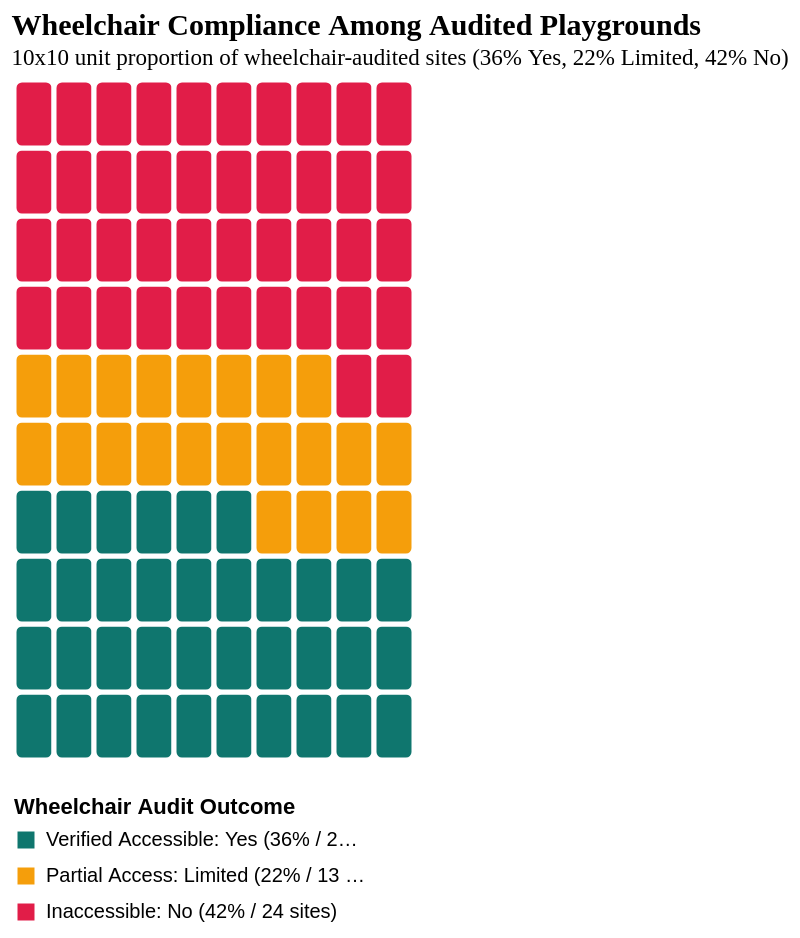

Source (Vega-Lite JSON):
### Vega-Lite specification from a JSON file in a GitHub repository (floating-point values rounded to 4 significant figures)
{"$schema": "https://vega.github.io/schema/vega-lite/v5.json", "width": "container", "height": 340, "title": {"text": "Wheelchair Compliance Among Audited Playgrounds", "subtitle": "10x10 unit proportion of wheelchair-audited sites (36% Yes, 22% Limited, 42% No)", "font": "Merriweather", "fontSize": 15, "subtitleFont": "Plus Jakarta Sans", "subtitleFontSize": 11.5, "anchor": "start"}, "data": {"sequence": {"start": 0, "stop": 100, "as": "unit_id"}}, "transform": [{"calculate": "datum.unit_id % 10", "as": "col"}, {"calculate": "floor(datum.unit_id / 10)", "as": "row"}, {"calculate": "datum.unit_id < 36 ? 'Verified Accessible: Yes (36% / 21 sites)' : (datum.unit_id < 58 ? 'Partial Access: Limited (22% / 13 sites)' : 'Inaccessible: No (42% / 24 sites)')", "as": "Compliance_Tier"}], "mark": {"type": "rect", "cornerRadius": 4, "stroke": "#FFFFFF", "strokeWidth": 2.5}, "encoding": {"x": {"field": "col", "type": "ordinal", "axis": null}, "y": {"field": "row", "type": "ordinal", "sort": "descending", "axis": null}, "color": {"field": "Compliance_Tier", "type": "nominal", "title": "Wheelchair Audit Outcome", "scale": {"domain": ["Verified Accessible: Yes (36% / 21 sites)", "Partial Access: Limited (22% / 13 sites)", "Inaccessible: No (42% / 24 sites)"], "range": ["#0F766E", "#F59E0B", "#E11D48"]}, "legend": {"orient": "bottom", "direction": "vertical"}}, "tooltip": [{"field": "Compliance_Tier", "type": "nominal", "title": "Audit Outcome"}, {"calculate": "datum.unit_id + 1", "type": "quantitative", "title": "Percentile Square"}]}, "config": {"view": {"stroke": null}}}
